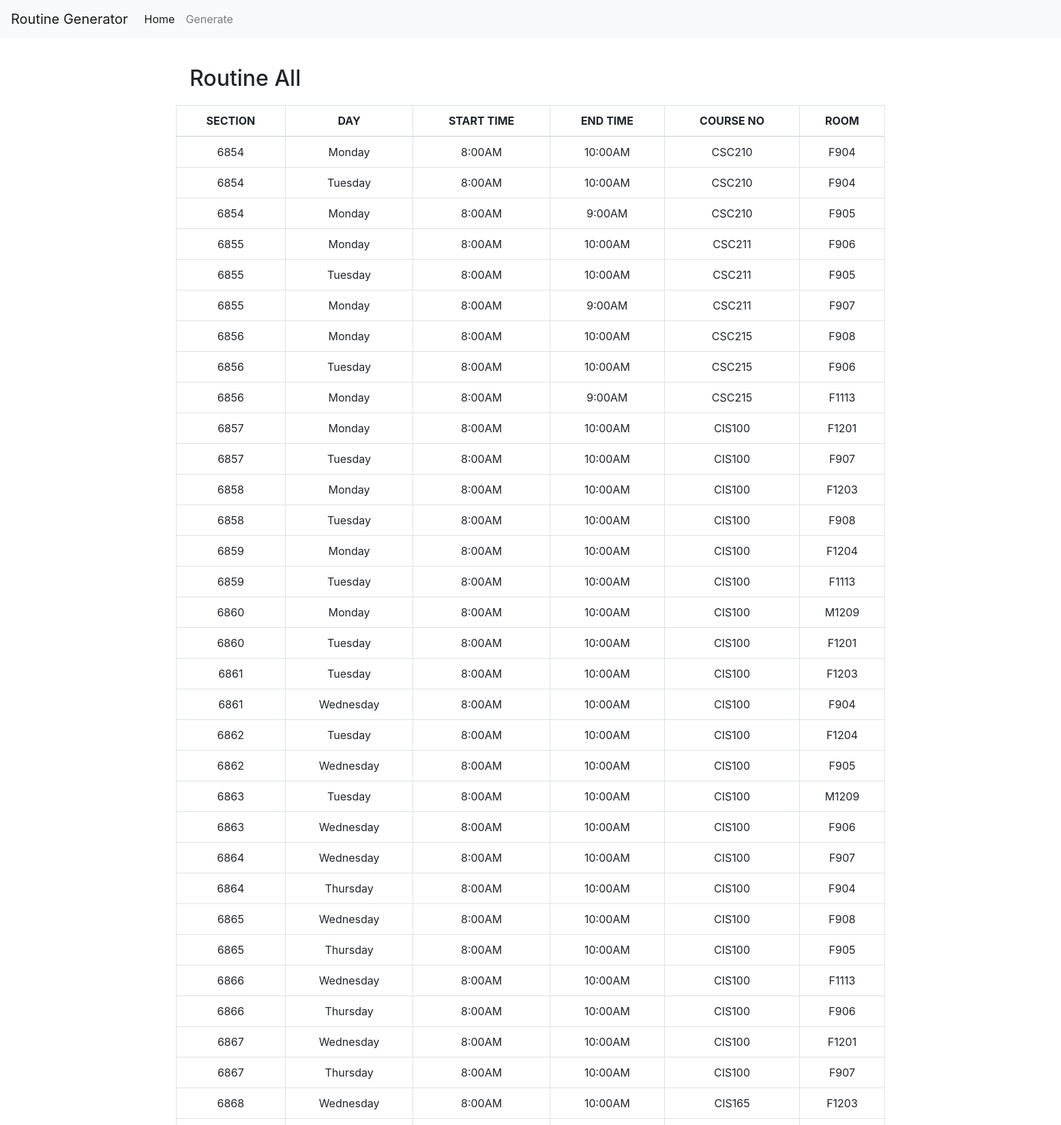
The page / (upper part) on the database its author committed.
### tables this page shows
CREATE TABLE IF NOT EXISTS `routine` (
  `id` int(11) NOT NULL,
  `CourseNo` text NOT NULL,
  `WeekDay` varchar(10) NOT NULL,
  `StartTime` int(11) NOT NULL,
  `EndTime` int(11) NOT NULL,
  `Section` varchar(10) NOT NULL,
  `Room` text NOT NULL
);

### functions.php (called while the page is built, shortened)
<?php
$con = mysqli_connect(HOST, USERNAME, PASSWORD, DATABASE);
function get_rooms() {
	global $con;
	$query = "SELECT RoomNo FROM rooms";
	return mysqli_query( $con, $query );
}
function get_rooms_list() {
	$rooms      = get_rooms();
	$rooms_list = array();
	while ( $row = mysqli_fetch_assoc( $rooms ) ) {
		array_push( $rooms_list, $row["RoomNo"] );
	}
	return $rooms_list;
}
function get_routine() {
	global $con;
	$query = "SELECT * FROM routine";
	return mysqli_query( $con, $query );
}
function change_to_am_pm( $time ) {
	return $time >= 12 ? ( $time == 12 ? "12:00PM" : ( $time - 12 ) . ":00PM" ) : $time . ":00AM";
}
?>

### index.php (the view, shortened to what this page needs)
<?php
include 'functions.php';
$routine = get_routine();
$rooms   = get_rooms_list();
?>
<html>
<head>
    <link rel="stylesheet" href="css/bootstrap.min.css">
    <link rel="stylesheet" href="css/main.css">
</head>
<body>
<nav class="navbar navbar-expand-lg navbar-light bg-light">
    <a class="navbar-brand" href="#">Routine Generator</a>
    <div class="collapse navbar-collapse" id="navbarSupportedContent">
        <ul class="navbar-nav mr-auto">
            <li class="nav-item active">
                <a class="nav-link" href="index.php">Home <span class="sr-only">(current)</span></a>
            </li>
            <li class="nav-item">
                <a class="nav-link" href="generate.php">Generate</span></a>
            </li>
        </ul>
    </div>
</nav>
<div class="container">
    <div class="row margin-20px">
		<?php
		if ( count( $rooms ) ) {
			?>
            <div class="col-lg-12">
                <div class="margin-20px">
                    <h2 class="center-item">Routine All</h2>
                </div>
                <table class="table table-bordered">
                    <thead>
                    <tr>
                        <th scope="col" style="text-align: center; vertical-align: middle;">SECTION</th>
                        <th scope="col" style="text-align: center; vertical-align: middle;">DAY</th>
                        <th scope="col" style="text-align: center; vertical-align: middle;">START TIME</th>
                        <th scope="col" style="text-align: center; vertical-align: middle;">END TIME</th>
                        <th scope="col" style="text-align: center; vertical-align: middle;">COURSE NO</th>
                        <th scope="col" style="text-align: center; vertical-align: middle;">ROOM</th>
                    </tr>
                    </thead>
                    <tbody>
					<?php
					if ( $routine ) {
						while ( $row = mysqli_fetch_assoc( $routine ) ) {
							?>
                            <tr>
                                <td style="text-align: center; vertical-align: middle;">
									<?php echo $row['Section']; ?>
                                </td>
                                <td style="text-align: center; vertical-align: middle;">
									<?php echo $row['WeekDay']; ?>
                                </td>
                                <td style="text-align: center; vertical-align: middle;">
									<?php echo change_to_am_pm( $row['StartTime'] ); ?>
                                </td>
                                <td style="text-align: center; vertical-align: middle;">
									<?php echo change_to_am_pm( $row['EndTime'] ); ?>
                                </td>
                                <td style="text-align: center; vertical-align: middle;">
									<?php echo $row['CourseNo']; ?>
                                </td>
                                <td style="text-align: center; vertical-align: middle;">
									<?php echo $row['Room']; ?>
                                </td>
                            </tr>
							<?php
						}
					}
					?>
                    </tbody>
                </table>
            </div>
			<?php
		} else {
			echo "<p>Please generate routine first</p>";
		}
		?>
    </div>
</div>
</body>
</html>

### main.css (style rules this page uses)
.margin-20px { margin: 20px; }

### rows shown on the page
routine: Section "6854", WeekDay "Monday", StartTime "8:00AM", EndTime "10:00AM", CourseNo "CSC210", Room "F904"
routine: Section "6854", WeekDay "Tuesday", StartTime "8:00AM", EndTime "10:00AM", CourseNo "CSC210", Room "F904"
routine: Section "6854", WeekDay "Monday", StartTime "8:00AM", EndTime "9:00AM", CourseNo "CSC210", Room "F905"
routine: Section "6855", WeekDay "Monday", StartTime "8:00AM", EndTime "10:00AM", CourseNo "CSC211", Room "F906"
routine: Section "6855", WeekDay "Tuesday", StartTime "8:00AM", EndTime "10:00AM", CourseNo "CSC211", Room "F905"
routine: Section "6855", WeekDay "Monday", StartTime "8:00AM", EndTime "9:00AM", CourseNo "CSC211", Room "F907"
routine: Section "6856", WeekDay "Monday", StartTime "8:00AM", EndTime "10:00AM", CourseNo "CSC215", Room "F908"
routine: Section "6856", WeekDay "Tuesday", StartTime "8:00AM", EndTime "10:00AM", CourseNo "CSC215", Room "F906"
routine: Section "6856", WeekDay "Monday", StartTime "8:00AM", EndTime "9:00AM", CourseNo "CSC215", Room "F1113"
routine: Section "6857", WeekDay "Monday", StartTime "8:00AM", EndTime "10:00AM", CourseNo "CIS100", Room "F1201"
routine: Section "6857", WeekDay "Tuesday", StartTime "8:00AM", EndTime "10:00AM", CourseNo "CIS100", Room "F907"
routine: Section "6858", WeekDay "Monday", StartTime "8:00AM", EndTime "10:00AM", CourseNo "CIS100", Room "F1203"
routine: Section "6858", WeekDay "Tuesday", StartTime "8:00AM", EndTime "10:00AM", CourseNo "CIS100", Room "F908"
routine: Section "6859", WeekDay "Monday", StartTime "8:00AM", EndTime "10:00AM", CourseNo "CIS100", Room "F1204"
routine: Section "6859", WeekDay "Tuesday", StartTime "8:00AM", EndTime "10:00AM", CourseNo "CIS100", Room "F1113"
routine: Section "6860", WeekDay "Monday", StartTime "8:00AM", EndTime "10:00AM", CourseNo "CIS100", Room "M1209"
routine: Section "6860", WeekDay "Tuesday", StartTime "8:00AM", EndTime "10:00AM", CourseNo "CIS100", Room "F1201"
routine: Section "6861", WeekDay "Tuesday", StartTime "8:00AM", EndTime "10:00AM", CourseNo "CIS100", Room "F1203"
routine: Section "6861", WeekDay "Wednesday", StartTime "8:00AM", EndTime "10:00AM", CourseNo "CIS100", Room "F904"
routine: Section "6862", WeekDay "Tuesday", StartTime "8:00AM", EndTime "10:00AM", CourseNo "CIS100", Room "F1204"
routine: Section "6862", WeekDay "Wednesday", StartTime "8:00AM", EndTime "10:00AM", CourseNo "CIS100", Room "F905"
routine: Section "6863", WeekDay "Tuesday", StartTime "8:00AM", EndTime "10:00AM", CourseNo "CIS100", Room "M1209"
routine: Section "6863", WeekDay "Wednesday", StartTime "8:00AM", EndTime "10:00AM", CourseNo "CIS100", Room "F906"
routine: Section "6864", WeekDay "Wednesday", StartTime "8:00AM", EndTime "10:00AM", CourseNo "CIS100", Room "F907"
routine: Section "6864", WeekDay "Thursday", StartTime "8:00AM", EndTime "10:00AM", CourseNo "CIS100", Room "F904"
routine: Section "6865", WeekDay "Wednesday", StartTime "8:00AM", EndTime "10:00AM", CourseNo "CIS100", Room "F908"
routine: Section "6865", WeekDay "Thursday", StartTime "8:00AM", EndTime "10:00AM", CourseNo "CIS100", Room "F905"
routine: Section "6866", WeekDay "Wednesday", StartTime "8:00AM", EndTime "10:00AM", CourseNo "CIS100", Room "F1113"
routine: Section "6866", WeekDay "Thursday", StartTime "8:00AM", EndTime "10:00AM", CourseNo "CIS100", Room "F906"
routine: Section "6867", WeekDay "Wednesday", StartTime "8:00AM", EndTime "10:00AM", CourseNo "CIS100", Room "F1201"
routine: Section "6867", WeekDay "Thursday", StartTime "8:00AM", EndTime "10:00AM", CourseNo "CIS100", Room "F907"
routine: Section "6868", WeekDay "Wednesday", StartTime "8:00AM", EndTime "10:00AM", CourseNo "CIS165", Room "F1203"
